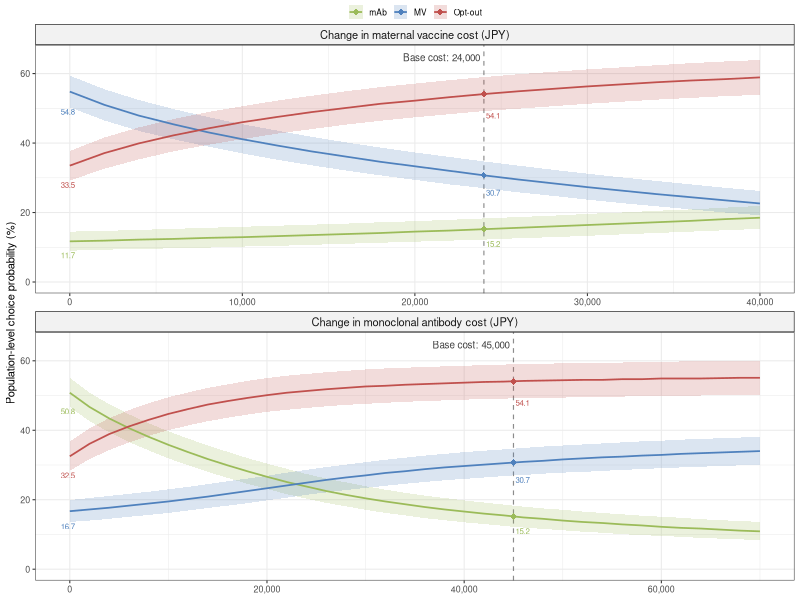

This chart was generated by the following R code:
# ===========================================================================
# Title: 25_plot_choiceProb_combined.r
# Date: 2026-10-23
# ===========================================================================

# ------------------------------------------------------------------------
# SECTION 1: Load library
# ------------------------------------------------------------------------

library(here)
library(dplyr)
library(ggplot2)

# ------------------------------------------------------------------------
# SECTION 2: Load and combine choice-probability results
# ------------------------------------------------------------------------

df_mvCost <- read.csv(here("data", "calc_choiceProb_mvCost_results.csv"))
df_mabCost <- read.csv(here("data", "calc_choiceProb_mabCost_results.csv"))

df_plot <- bind_rows(
    df_mvCost %>% mutate(
        CostType = "Change in maternal vaccine cost (JPY)",
        base_cost = 24000
    ),
    df_mabCost %>% mutate(
        CostType = "Change in monoclonal antibody cost (JPY)",
        base_cost = 45000
    )
) %>%
    mutate(
        Cost = Cost * 100000,
        across(Mean:Upper_UI, ~ .x * 100),
        CostType = factor(
            CostType,
            levels = c(
                "Change in maternal vaccine cost (JPY)",
                "Change in monoclonal antibody cost (JPY)"
            )
        )
    )

# Normalize mean probabilities to sum to 100% within each cost curve
norm_meanProb <- function(df) {
    df %>%
        group_by(CostType, Cost) %>%
        mutate(
            Mean = {
                raw_mean <- Mean / sum(Mean) * 100
                rounded_mean <- round(raw_mean, 1)
                correction <- round(100 - sum(rounded_mean), 1)
                rounded_mean[which.max(raw_mean)] <-
                    rounded_mean[which.max(raw_mean)] + correction
                rounded_mean
            }
        ) %>%
        ungroup() %>%
        mutate(across(Lower_UI:Upper_UI, ~ round(.x, 1)))
}

df_plot <- norm_meanProb(df_plot)

base_cases <- df_plot %>%
    distinct(CostType, base_cost) %>%
    mutate(
        label = paste0("Base cost: ", format(base_cost, big.mark = ","))
    )

y_max <- ceiling(max(df_plot$Upper_UI, na.rm = TRUE) / 5) * 5

# ------------------------------------------------------------------------
# SECTION 3: Create combined figure
# ------------------------------------------------------------------------

color_manual <- c(
    "MV" = "#4F81BD",
    "mAb" = "#9BBB59",
    "Opt-out" = "#C0504D"
)

prob_c0 <- df_plot %>%
    filter(Cost == 0)

prob_base <- df_plot %>%
    inner_join(
        base_cases[, c("CostType", "base_cost")],
        by = c("CostType", "Cost" = "base_cost")
    )

choiceProb_combined <- ggplot(
    df_plot,
    aes(x = Cost, y = Mean, color = Alt, group = Alt)
) +
    geom_vline(
        data = base_cases,
        aes(xintercept = base_cost),
        linetype = "dashed",
        color = "#404040",
        linewidth = 0.4,
        alpha = 0.6
    ) +
    geom_ribbon(
        aes(ymin = Lower_UI, ymax = Upper_UI, fill = Alt),
        alpha = 0.2,
        color = NA
    ) +
    geom_line(linewidth = 0.6) +
    geom_point(
        data = df_plot %>%
            semi_join(base_cases, by = c("CostType", "Cost" = "base_cost")),
        aes(),
        size = 2,
        shape = 18
    ) +
    geom_text(
        data = prob_c0,
        aes(
            x = Cost,
            y = Lower_UI,
            label = sprintf("%.1f", Mean)
        ),
        vjust = 1.25,
        hjust = 0.65,
        size = 2,
        show.legend = FALSE
    ) +
    geom_text(
        data = prob_base,
        aes(
            x = Cost,
            y = Lower_UI,
            label = sprintf("%.1f", Mean)
        ),
        vjust = 1.25,
        hjust = -0.15,
        size = 2,
        show.legend = FALSE
    ) +
    geom_text(
        data = base_cases,
        aes(
            x = base_cost,
            y = y_max * 0.995,
            label = label
        ),
        hjust = 1.05,
        vjust = 0.5,
        size = 2.5,
        color = "#404040",
        inherit.aes = FALSE
    ) +
    facet_wrap(
        ~ CostType,
        ncol = 1,
        scales = "free_x",
        strip.position = "top"
    ) +
    labs(
        x = NULL,
        y = "Population-level choice probability (%)"
    ) +
    scale_color_manual(values = color_manual) +
    scale_fill_manual(values = color_manual) +
    scale_x_continuous(labels = scales::comma) +
    coord_cartesian(ylim = c(0, y_max)) +
    theme_bw(base_size = 8) +
    theme(
        legend.position = "top",
        legend.margin = margin(t = -1, b = -5),
        legend.key.size = grid::unit(0.4, "cm"),
        legend.title = element_blank(),
        legend.text = element_text(size = 6),
        strip.background = element_rect(
            fill = "#F2F2F2",
            colour = "#000000",
            linewidth = 0.4
        ),
        strip.text = element_text(size = 8),
        panel.spacing.y = grid::unit(0.2, "lines")
    )

# ------------------------------------------------------------------------
# SECTION 4: Save figure
# ------------------------------------------------------------------------

ggsave(
    here("figs", "choiceProb_combCost_linePlot.png"),
    plot = choiceProb_combined,
    width = 10,
    height = 12,
    units = "cm",
    dpi = 600
)
cat("\nPlot successfully saved!\n")
